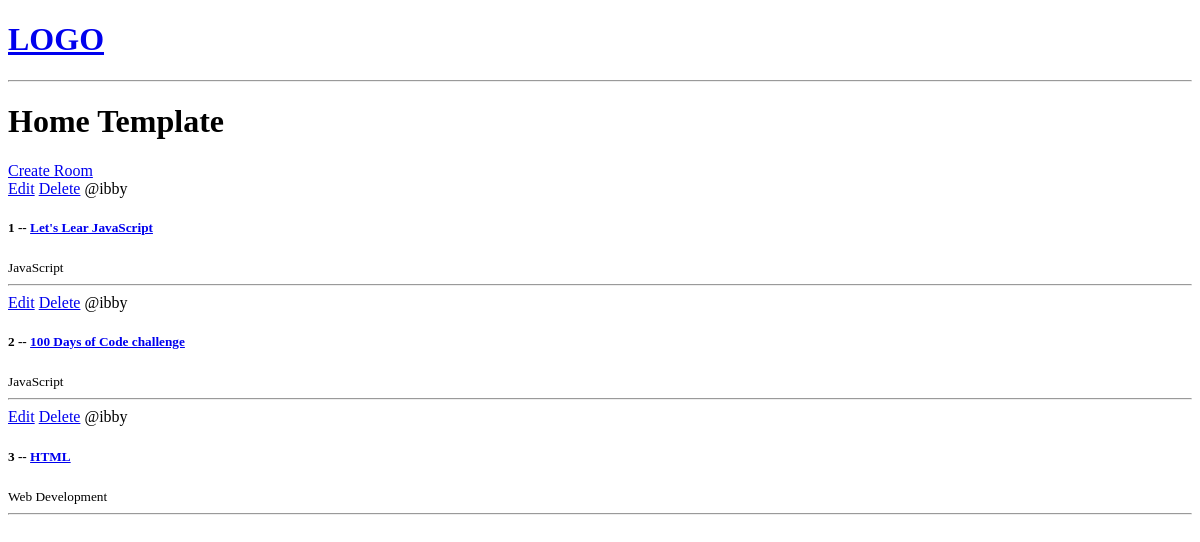
The app's page /, older data.
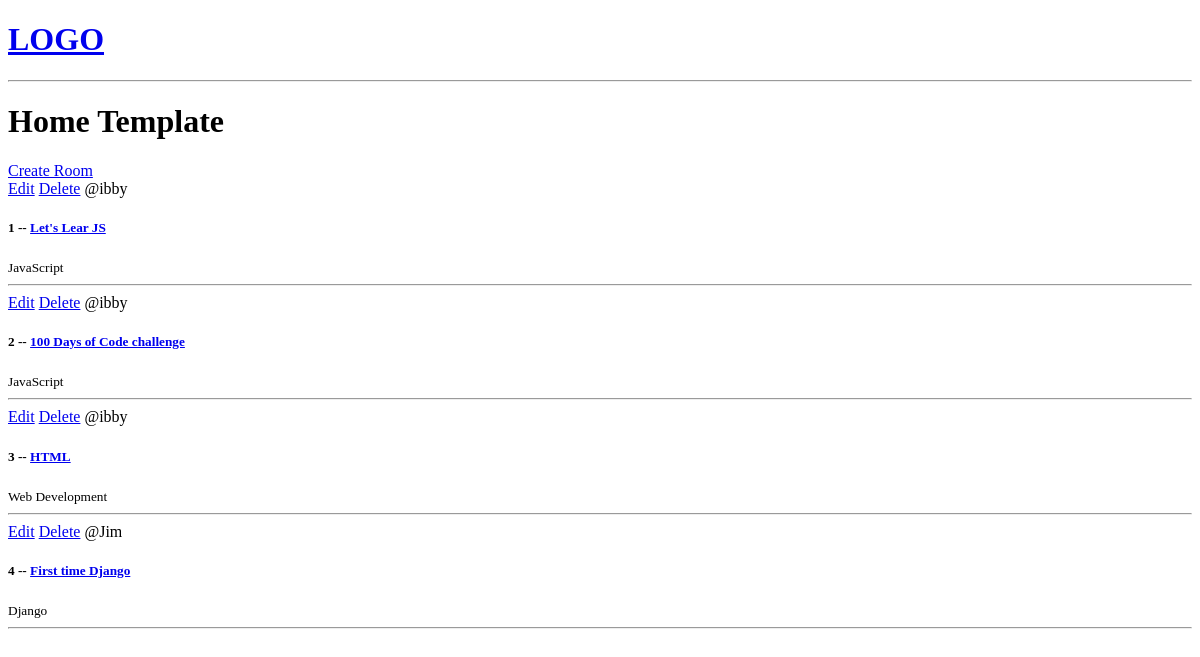
The same page, newer data.
### base/models.py (models this page shows, shortened)
class Room(models.Model):
    host = models.ForeignKey(User, on_delete=models.SET_NULL, null=True)
    topic =  models.ForeignKey(Topic, on_delete=models.SET_NULL, null=True)
    name = models.CharField(max_length=200)
    description = models.TextField(null=True, blank =True)
    updated = models.DateTimeField(auto_now=True)
    created = models.DateTimeField(auto_now_add=True)

class Topic(models.Model):
    name = models.CharField(max_length=200)

### base/views.py (the view)
# urls.py: path('', views.home, name='home'),
def home(request):
   rooms = Room.objects.all()
   context = {'rooms': rooms}
   return render(request, 'base/home.html', context )

### base/templates/base/home.html
{% extends 'main.html'%} {% block content%}
<h1>Home Template</h1>
<div>
  <a href="{% url 'create-room'%}">Create Room</a>
  <div>
    {% for room in rooms %}
    <div>
      <a href=" {% url 'update-room' room.id %} ">Edit</a>
      <a href="{% url 'delete-room' room.id %}">Delete</a>
      <span>@{{room.host.username}}</span>
      <h5>{{room.id}} -- <a href="{% url 'room' room.id %}">{{room.name}}</a></h5>
      <small>{{room.topic.name}}</small>
      <hr>
    </div>
    {% endfor %}
  </div>
</div>
{%endblock content%}

Row changes from the older to the newer data that the page shows:
changed Room id 1: name "Let's Lear JavaScript" → "Let's Lear JS"
added Room: host.username "Jim", id "4", name "First time Django", topic.name "Django"
